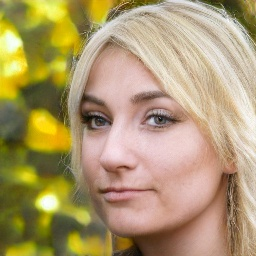
#> input picture frontend/dataset/train/fake/0FKBGNN952.jpg, 256 x 256 px
$ python -i preprocessing.py   (imports and definitions only)   (older library calls are emulated)
#> lines starting #> are read from the running program, lines starting #| are printed output that depends on the picture
#> further down, picture is the input picture: shape (256, 256, 3); mean B, G, R 109.4, 153.5, 174.1
"""
Advanced Data Preprocessing and Augmentation Pipeline
Uses Albumentations for comprehensive image transformations
"""

import cv2
import numpy as np
import albumentations as A
from albumentations.pytorch import ToTensorV2


# ═══════════════════════════════════════════════════════════════════════
# CONSTANTS
# ═══════════════════════════════════════════════════════════════════════
IMG_SIZE = 150
IMAGENET_MEAN = [0.485, 0.456, 0.406]
IMAGENET_STD = [0.229, 0.224, 0.225]


# ═══════════════════════════════════════════════════════════════════════
# TRAINING TRANSFORMS (WITH AUGMENTATION)
# ═══════════════════════════════════════════════════════════════════════
# [29 lines that did not run here, left out]


# ═══════════════════════════════════════════════════════════════════════
# VALIDATION/TEST TRANSFORMS (NO AUGMENTATION)
# ═══════════════════════════════════════════════════════════════════════
# [5 lines that did not run here, left out]


# ═══════════════════════════════════════════════════════════════════════
# FACE EXTRACTOR CLASS
# ═══════════════════════════════════════════════════════════════════════
class FaceExtractor:
    """
    Extracts faces from images using Haar Cascade.

    Usage:
        extractor = FaceExtractor()
        face = extractor.extract(image_bgr)
    """

    def __init__(self, padding: float = 0.2, target_size: int = IMG_SIZE):
        """
        Initialize face extractor.

        Args:
            padding (float): Fraction of face box to add as padding (0.2 = 20%)
            target_size (int): Output size in pixels
        """
        self.padding = padding
        self.target_size = target_size

        # Load Haar Cascade
        cascade_path = cv2.data.haarcascades + "haarcascade_frontalface_default.xml"
        self.face_cascade = cv2.CascadeClassifier(cascade_path)

        if self.face_cascade.empty():
            raise ValueError("Failed to load Haar Cascade classifier")

    def extract(self, image_bgr: np.ndarray) -> np.ndarray:
        """
        Extract face from image.

        Args:
            image_bgr (np.ndarray): Input image in BGR format

        Returns:
            np.ndarray: Cropped face, or None if no face found
        """
        gray = cv2.cvtColor(image_bgr, cv2.COLOR_BGR2GRAY)
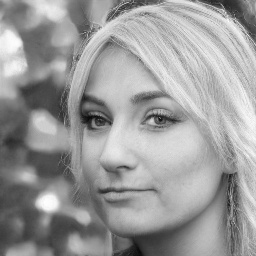
#> gray: shape (256, 256); min 9, max 255, mean 154.6
        h, w = image_bgr.shape[:2]
#> h = 256; w = 256

        # Detect faces
        faces = self.face_cascade.detectMultiScale(
            gray,
            scaleFactor=1.1,
            minNeighbors=5,
            minSize=(60, 60)
        )
#> faces = ()

        if len(faces) == 0:
            return None

        # Select largest face
        faces = sorted(faces, key=lambda f: f[2] * f[3], reverse=True)
        x, y, fw, fh = faces[0]

        # Add padding
        pad_x = int(fw * self.padding)
        pad_y = int(fh * self.padding)
        x1 = max(0, x - pad_x)
        y1 = max(0, y - pad_y)
        x2 = min(w, x + fw + pad_x)
        y2 = min(h, y + fh + pad_y)

        # Crop and resize
        face_crop = image_bgr[y1:y2, x1:x2]
        face_resized = cv2.resize(face_crop, (self.target_size, self.target_size))

        return face_resized


# ═══════════════════════════════════════════════════════════════════════
# IMAGE QUALITY CHECKER
# ═══════════════════════════════════════════════════════════════════════
class ImageQualityChecker:
    """
    Validates image quality before processing.
    Checks brightness, blur, and resolution.
    """

    @staticmethod
    def check_brightness(image_bgr: np.ndarray, min_brightness: int = 30) -> bool:
        """Check if image is too dark."""
        gray = cv2.cvtColor(image_bgr, cv2.COLOR_BGR2GRAY)
        mean_brightness = np.mean(gray)
        return mean_brightness >= min_brightness

    @staticmethod
    def check_blur(image_bgr: np.ndarray, threshold: float = 100.0) -> bool:
        """Check if image is too blurry using Laplacian variance."""
        gray = cv2.cvtColor(image_bgr, cv2.COLOR_BGR2GRAY)
        laplacian_var = cv2.Laplacian(gray, cv2.CV_64F).var()
        return laplacian_var >= threshold

    @staticmethod
    def check_resolution(image_bgr: np.ndarray, min_size: int = 100) -> bool:
        """Check if image resolution is sufficient."""
        h, w = image_bgr.shape[:2]
        return h >= min_size and w >= min_size


# ═══════════════════════════════════════════════════════════════════════
# EXAMPLE USAGE
# ═══════════════════════════════════════════════════════════════════════
# [5 lines not run here, left out]

>>> import cv2
>>> picture = cv2.imread('../frontend/dataset/train/fake/0FKBGNN952.jpg')
>>> result = FaceExtractor().extract(picture)

$ run again, on frontend/dataset/train/fake/0G78WMR8CR.jpg
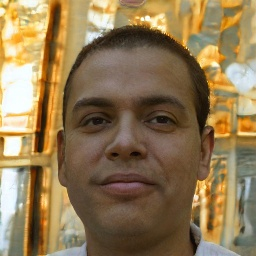
#> input picture frontend/dataset/train/fake/0G78WMR8CR.jpg, 256 x 256 px
#> picture is the input picture: shape (256, 256, 3); mean B, G, R 83.3, 120.7, 144.6
#> in extract, `gray = cv2.cvtColor(image_bgr, cv2.COLOR_BGR2GRAY)`:
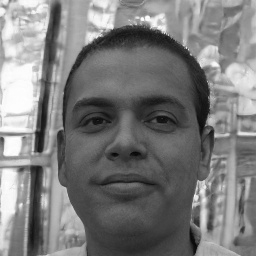
#> gray: shape (256, 256); min 5, max 254, mean 123.5
#> faces = [[42, 50, 172, 172]]
#> x = 42; y = 50; fw = 172
#> pad_x = 34
#> x1 = 8
#> y1 = 16
#> x2 = 248
#> y2 = 256
#> in extract, `face_resized = cv2.resize(face_crop, (self.target_size, self.target_si..`:
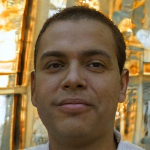
#> face_resized: shape (150, 150, 3); mean B, G, R 77.8, 113.5, 137.6

$ run again, on frontend/dataset/train/fake/14TY1MVC6L.jpg
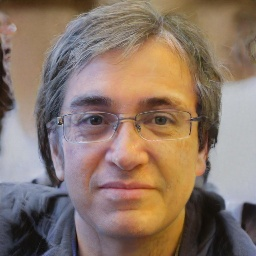
#> input picture frontend/dataset/train/fake/14TY1MVC6L.jpg, 256 x 256 px
#> picture is the input picture: shape (256, 256, 3); mean B, G, R 105.1, 118.6, 139.5
#> in extract, `gray = cv2.cvtColor(image_bgr, cv2.COLOR_BGR2GRAY)`:
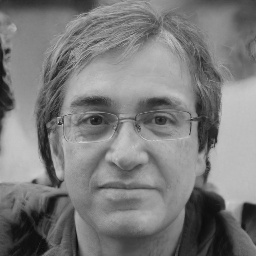
#> gray: shape (256, 256); min 9, max 212, mean 123.3
#> faces = [[35, 48, 182, 182]]
#> x = 35; y = 48; fw = 182
#> pad_x = 36
#> x1 = 0
#> y1 = 12
#> x2 = 253
#> y2 = 256
#> in extract, `face_resized = cv2.resize(face_crop, (self.target_size, self.target_si..`:
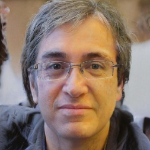
#> face_resized: shape (150, 150, 3); mean B, G, R 106.4, 119.3, 140.4

$ run again, on frontend/dataset/train/fake/1Q6PE9W53U.jpg
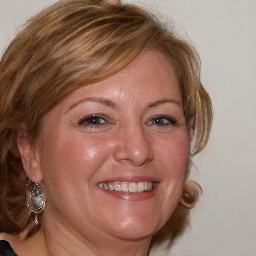
#> input picture frontend/dataset/train/fake/1Q6PE9W53U.jpg, 256 x 256 px
#> picture is the input picture: shape (256, 256, 3); mean B, G, R 99.4, 115.1, 148.6
#> in extract, `gray = cv2.cvtColor(image_bgr, cv2.COLOR_BGR2GRAY)`:
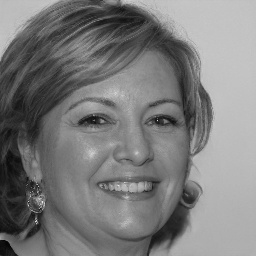
#> gray: shape (256, 256); min 3, max 234, mean 123.3
#> faces = [[45, 57, 171, 171]]
#> x = 45; y = 57; fw = 171
#> pad_x = 34
#> x1 = 11
#> y1 = 23
#> x2 = 250
#> y2 = 256
#> in extract, `face_resized = cv2.resize(face_crop, (self.target_size, self.target_si..`:
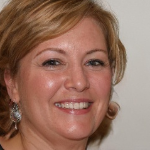
#> face_resized: shape (150, 150, 3); mean B, G, R 96.7, 112.9, 149.5
